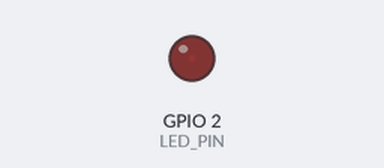
Bench run of a program on a simulated ESP32. Shown: output pins drawn as LEDs (lit = HIGH). What the program prints to the serial monitor is not drawn.

Above: at 0.05 s.
At 1.15 s:
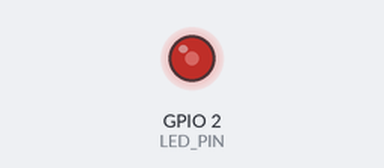
At 2.3 s:
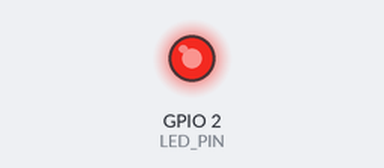
At 4.6 s:
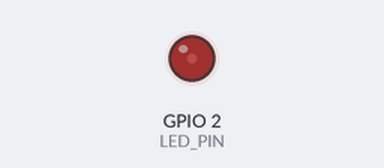
Timing chart, 0 to 6.7 s (numbered marks = the images above):
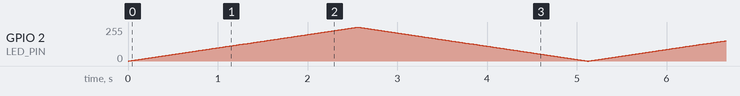

The program:

main.cpp
```cpp
#include <Arduino.h>

constexpr uint8_t LED_PIN = 2;
constexpr uint8_t PWM_CHANNEL = 0;
constexpr uint32_t PWM_FREQUENCY = 5000;
constexpr uint8_t PWM_RESOLUTION = 8;
constexpr uint16_t PWM_MAX_DUTY = 255;

void setup()
{
    Serial.begin(115200);

    ledcSetup(PWM_CHANNEL, PWM_FREQUENCY, PWM_RESOLUTION);
    ledcAttachPin(LED_PIN, PWM_CHANNEL);

    ledcWrite(PWM_CHANNEL, 0);

    Serial.println("ESP32 PWM LED Fade Started");
}

void loop()
{
    for (int duty = 0; duty <= PWM_MAX_DUTY; duty++)
    {
        ledcWrite(PWM_CHANNEL, duty);
        delay(10);
    }

    for (int duty = PWM_MAX_DUTY; duty >= 0; duty--)
    {
        ledcWrite(PWM_CHANNEL, duty);
        delay(10);
    }
}
```
